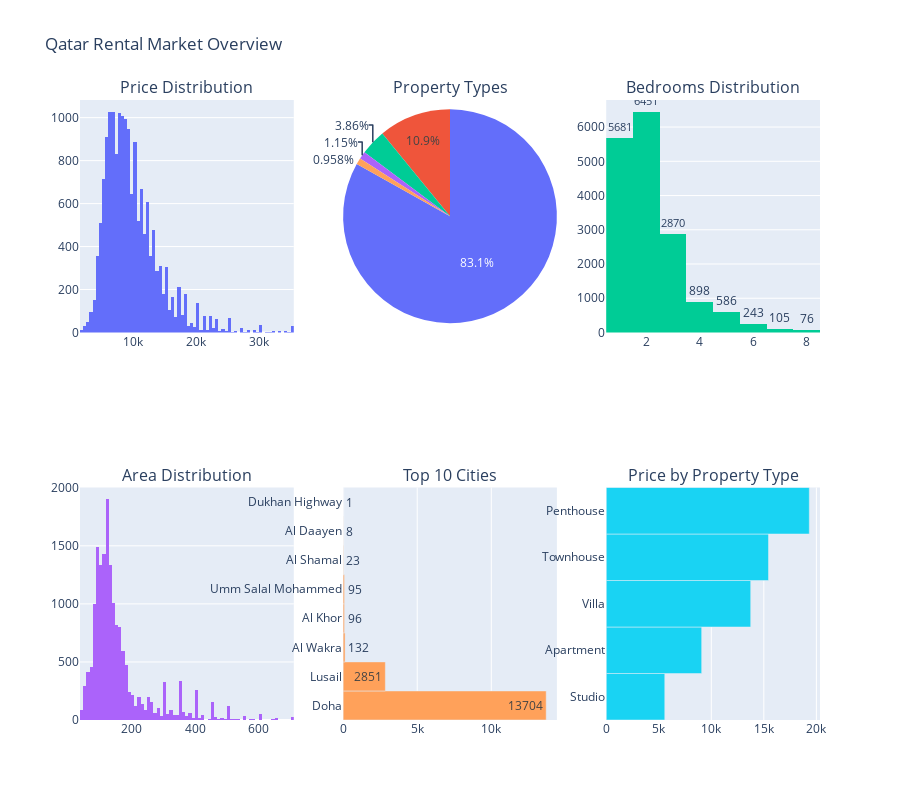

Notebook cell for this chart:
### Markdown cell above
## Market Overview and Distribution Analysis

Let's explore the overall market characteristics and distributions.

### Code cell
# Market summary statistics
print("=== QATAR RENTAL MARKET OVERVIEW ===")
print(f"Total Properties Analyzed: {len(df_clean):,}")
print(f"Average Monthly Rent: {df_clean['price'].mean():,.0f} QAR")
print(f"Median Monthly Rent: {df_clean['price'].median():,.0f} QAR")
print(f"Average Property Size: {df_clean['area'].mean():.0f} sqm")
print(f"Most Common Property Type: {df_clean['property_type'].mode()[0]}")
print(f"Most Popular Location: {df_clean['city'].mode()[0]}")

# Create comprehensive overview dashboard
fig = make_subplots(
    rows=2, cols=3,
    subplot_titles=['Price Distribution', 'Property Types', 'Bedrooms Distribution',
                   'Area Distribution', 'Top 10 Cities', 'Price by Property Type'],
    specs=[[{"secondary_y": False}, {"type": "pie"}, {"secondary_y": False}],
           [{"secondary_y": False}, {"secondary_y": False}, {"secondary_y": False}]]
)

# Price distribution
fig.add_trace(
    go.Histogram(x=df_clean['price'], nbinsx=100, name='Price'),
    row=1, col=1
)

# Property types pie chart
property_counts = df_clean['property_type'].value_counts()
fig.add_trace(
    go.Pie(labels=property_counts.index, values=property_counts.values, name="Property Types"),
    row=1, col=2
)

# Bedrooms distribution
fig.add_trace(
    go.Histogram(x=df_clean['bedrooms'], nbinsx=10, name='Bedrooms', texttemplate='%{y}', textposition='outside'),
    row=1, col=3
)

# Area distribution
fig.add_trace(
    go.Histogram(x=df_clean['area'], nbinsx=100, name='Area'),
    row=2, col=1
)

# Top 10 cities
top_cities = df_clean['city'].value_counts().head(10)
fig.add_trace(
    go.Bar(x=top_cities.values, y=top_cities.index, orientation='h', name='Cities', text=top_cities.values), 
    row=2, col=2
)

# Price by property type
price_by_type = df_clean.groupby('property_type')['price'].mean().sort_values(ascending=True)
fig.add_trace(
    go.Bar(x=price_by_type.values, y=price_by_type.index, orientation='h', name='Avg Price'),
    row=2, col=3
)

fig.update_layout(height=800, showlegend=False, title_text="Qatar Rental Market Overview")
fig.show()

### Figure 1 — Plotly figure (JSON) as saved in the notebook; plotly's stock layout.template omitted (floating-point values rounded to 4 significant figures; data arrays with more than 128 entries replaced by an {"elided": "..."} marker saying what was removed)
{"data": [{"name": "Price", "nbinsx": 100, "type": "histogram", "x": {"elided": "16910 int values"}, "xaxis": "x", "yaxis": "y"}, {"domain": {"x": [0.3556, 0.6444], "y": [0.625, 1]}, "labels": ["Apartment", "Villa", "Studio", "Penthouse", "Townhouse"], "name": "Property Types", "type": "pie", "values": [14056, 1846, 652, 194, 162]}, {"name": "Bedrooms", "nbinsx": 10, "textposition": "outside", "texttemplate": "%{y}", "type": "histogram", "x": {"elided": "16910 int values"}, "xaxis": "x2", "yaxis": "y2"}, {"name": "Area", "nbinsx": 100, "type": "histogram", "x": {"elided": "16910 int values"}, "xaxis": "x3", "yaxis": "y3"}, {"name": "Cities", "orientation": "h", "text": [13700.0, 2851.0, 132.0, 96.0, 95.0, 23.0, 8.0, 1.0], "type": "bar", "x": [13704, 2851, 132, 96, 95, 23, 8, 1], "xaxis": "x4", "y": ["Doha", "Lusail", "Al Wakra", "Al Khor", "Umm Salal Mohammed", "Al Shamal", "Al Daayen", "Dukhan Highway"], "yaxis": "y4"}, {"name": "Avg Price", "orientation": "h", "type": "bar", "x": [5572.0, 9083.0, 13750.0, 15440.0, 19330.0], "xaxis": "x5", "y": ["Studio", "Apartment", "Villa", "Townhouse", "Penthouse"], "yaxis": "y5"}], "layout": {"annotations": [{"font": {"size": 16}, "showarrow": false, "text": "Price Distribution", "x": 0.1444, "xanchor": "center", "xref": "paper", "y": 1, "yanchor": "bottom", "yref": "paper"}, {"font": {"size": 16}, "showarrow": false, "text": "Property Types", "x": 0.5, "xanchor": "center", "xref": "paper", "y": 1, "yanchor": "bottom", "yref": "paper"}, {"font": {"size": 16}, "showarrow": false, "text": "Bedrooms Distribution", "x": 0.8556, "xanchor": "center", "xref": "paper", "y": 1, "yanchor": "bottom", "yref": "paper"}, {"font": {"size": 16}, "showarrow": false, "text": "Area Distribution", "x": 0.1444, "xanchor": "center", "xref": "paper", "y": 0.375, "yanchor": "bottom", "yref": "paper"}, {"font": {"size": 16}, "showarrow": false, "text": "Top 10 Cities", "x": 0.5, "xanchor": "center", "xref": "paper", "y": 0.375, "yanchor": "bottom", "yref": "paper"}, {"font": {"size": 16}, "showarrow": false, "text": "Price by Property Type", "x": 0.8556, "xanchor": "center", "xref": "paper", "y": 0.375, "yanchor": "bottom", "yref": "paper"}], "height": 800, "showlegend": false, "title": {"text": "Qatar Rental Market Overview"}, "xaxis": {"anchor": "y", "domain": [0, 0.2889]}, "xaxis2": {"anchor": "y2", "domain": [0.7111, 1]}, "xaxis3": {"anchor": "y3", "domain": [0, 0.2889]}, "xaxis4": {"anchor": "y4", "domain": [0.3556, 0.6444]}, "xaxis5": {"anchor": "y5", "domain": [0.7111, 1]}, "yaxis": {"anchor": "x", "domain": [0.625, 1]}, "yaxis2": {"anchor": "x2", "domain": [0.625, 1]}, "yaxis3": {"anchor": "x3", "domain": [0, 0.375]}, "yaxis4": {"anchor": "x4", "domain": [0, 0.375]}, "yaxis5": {"anchor": "x5", "domain": [0, 0.375]}}}
